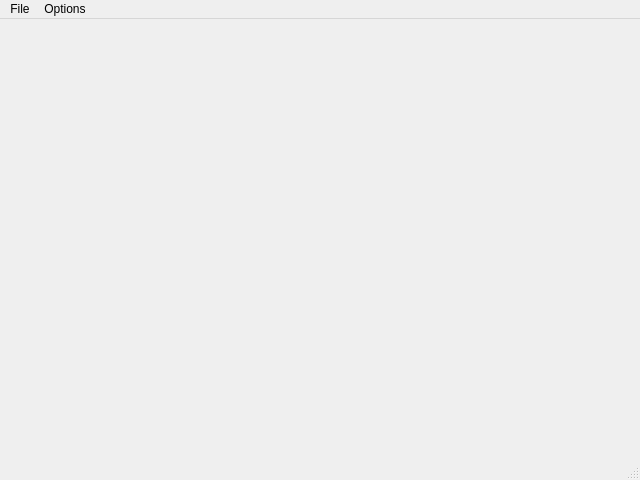
<?xml version="1.0" encoding="UTF-8"?>
<ui version="4.0">
 <class>MapEditWindow</class>
 <widget class="QMainWindow" name="MapEditWindow">
  <property name="geometry">
   <rect>
    <x>0</x>
    <y>0</y>
    <width>640</width>
    <height>480</height>
   </rect>
  </property>
  <property name="windowTitle">
   <string>MainWindow</string>
  </property>
  <widget class="QWidget" name="centralwidget">
   <layout class="QGridLayout" name="gridLayout">
    <item row="0" column="0">
     <widget class="MapEditWidget" name="wdgMapEdit" native="true"/>
    </item>
   </layout>
  </widget>
  <widget class="QMenuBar" name="menubar">
   <property name="geometry">
    <rect>
     <x>0</x>
     <y>0</y>
     <width>640</width>
     <height>20</height>
    </rect>
   </property>
   <widget class="QMenu" name="menuFile">
    <property name="title">
     <string>File</string>
    </property>
    <addaction name="actionNew"/>
    <addaction name="actionOpen"/>
    <addaction name="separator"/>
    <addaction name="actionSave"/>
    <addaction name="actionSave_As"/>
    <addaction name="separator"/>
    <addaction name="actionClose"/>
   </widget>
   <widget class="QMenu" name="menuOptions">
    <property name="title">
     <string>Options</string>
    </property>
    <addaction name="actionDraw_Grid"/>
   </widget>
   <addaction name="menuFile"/>
   <addaction name="menuOptions"/>
  </widget>
  <widget class="QStatusBar" name="statusbar"/>
  <action name="actionOpen">
   <property name="text">
    <string>Open</string>
   </property>
   <property name="shortcut">
    <string>Ctrl+O</string>
   </property>
  </action>
  <action name="actionSave">
   <property name="text">
    <string>Save</string>
   </property>
  </action>
  <action name="actionClose">
   <property name="text">
    <string>Close</string>
   </property>
   <property name="shortcut">
    <string>Ctrl+X</string>
   </property>
  </action>
  <action name="actionNew">
   <property name="text">
    <string>New</string>
   </property>
   <property name="shortcut">
    <string>Ctrl+N</string>
   </property>
  </action>
  <action name="actionSave_As">
   <property name="text">
    <string>Save As</string>
   </property>
  </action>
  <action name="actionDraw_Grid">
   <property name="checkable">
    <bool>true</bool>
   </property>
   <property name="checked">
    <bool>false</bool>
   </property>
   <property name="text">
    <string>Draw Grid</string>
   </property>
  </action>
 </widget>
 <customwidgets>
  <customwidget>
   <class>MapEditWidget</class>
   <extends>QWidget</extends>
   <header>MapEditWidget.hpp</header>
   <container>1</container>
  </customwidget>
 </customwidgets>
 <resources/>
 <connections>
  <connection>
   <sender>actionClose</sender>
   <signal>triggered()</signal>
   <receiver>MapEditWindow</receiver>
   <slot>close()</slot>
   <hints>
    <hint type="sourcelabel">
     <x>-1</x>
     <y>-1</y>
    </hint>
    <hint type="destinationlabel">
     <x>319</x>
     <y>239</y>
    </hint>
   </hints>
  </connection>
 </connections>
</ui>
